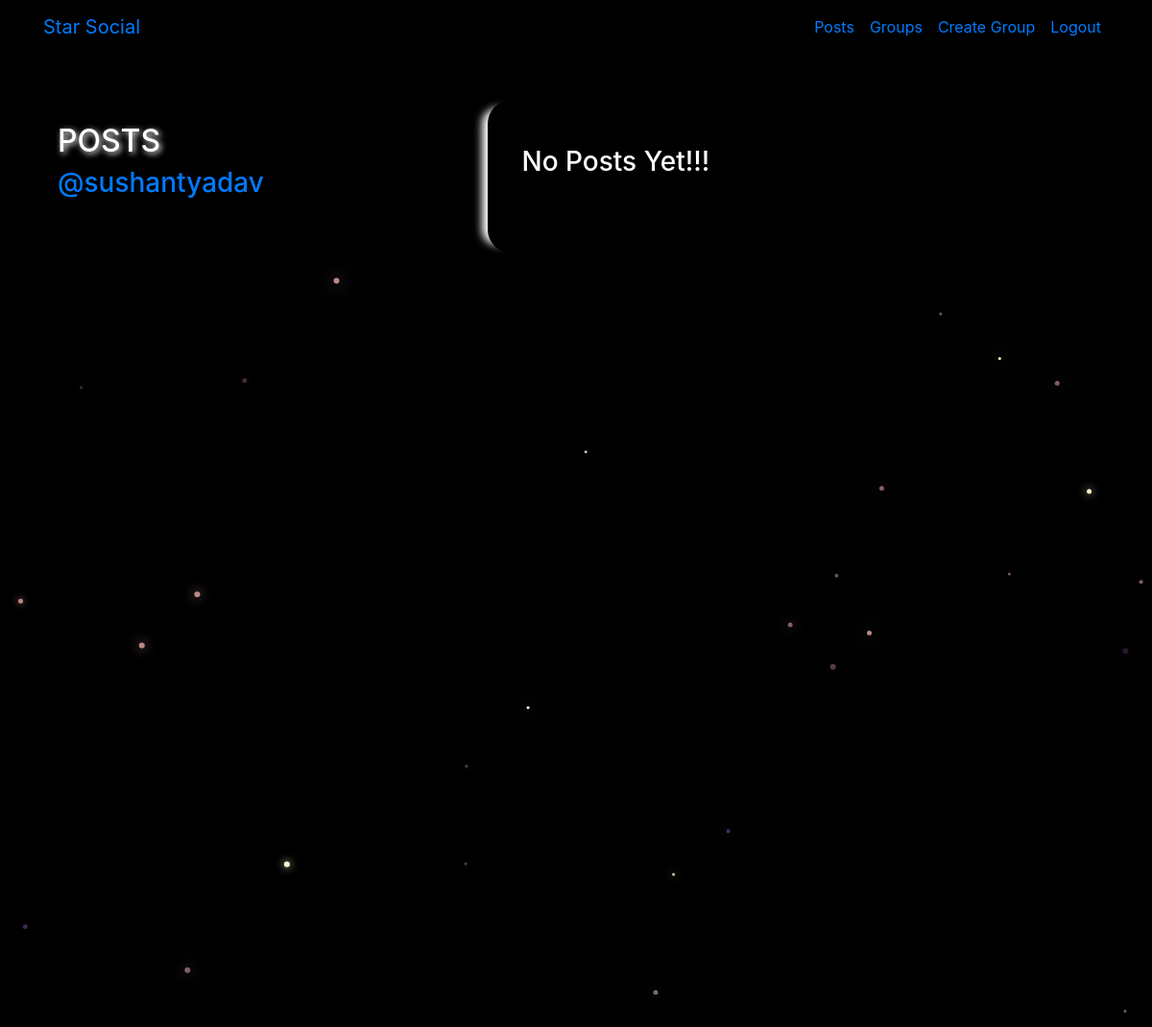
Before: /starSocial/posts/by/sushantyadav/ (signed in) with the older database file.
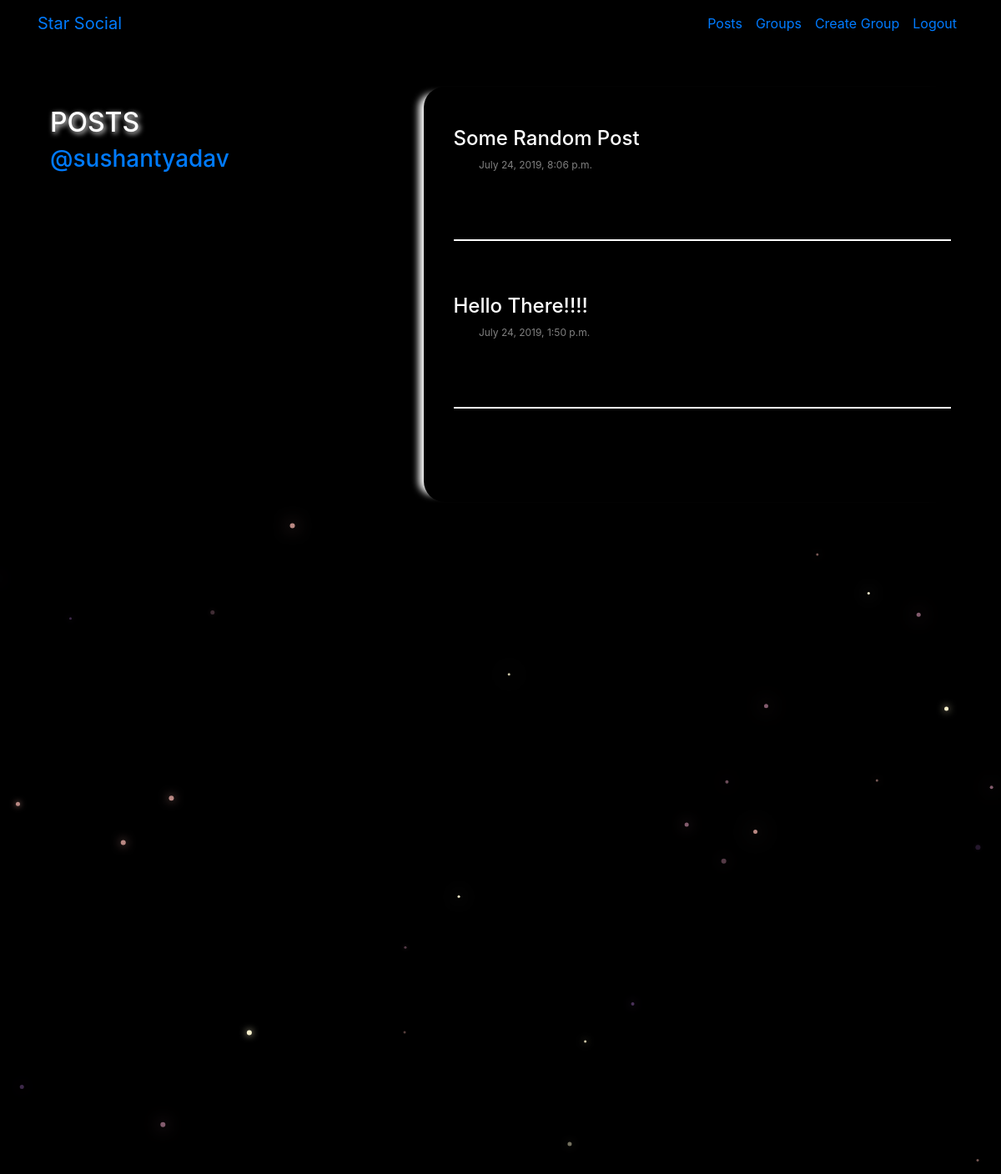
After: the same page with the newer database file.
### posts/models.py (models this page shows, shortened)
class Post(models.Model):
    publisher = models.ForeignKey(User, on_delete=models.CASCADE, related_name='postPublisher')
    group = models.ForeignKey(Group, on_delete=models.SET_NULL, null=True, blank=True, related_name='groupPost')
    message = models.TextField()
    message_html = models.TextField()
    createdAt = models.DateTimeField(auto_now=True)
    class Meta:
        ordering = ['-createdAt']

### posts/views.py (the view)
# urls.py: path('by/<slug>/', views.listUserPost.as_view(), name='listUserPosts'),
class listUserPost(LoginRequiredMixin, generic.ListView):
    login_url = LOGIN_URL
    model = Post
    template_name = 'posts/list_post.html'
    def get_context_data(self, **kwargs):
        content = super().get_context_data(**kwargs)
        content['object_list'] = content['object_list'].filter(publisher=User.objects.get(username=self.kwargs.get('slug')))
        content['userProfileName'] = User.objects.get(username=self.kwargs.get('slug')).username
        return content

### posts/templates/posts/list_post.html (shortened to what this page needs)
<!DOCTYPE html>
{% extends 'posts/list_base.html' %}
  {% block list_desc %}
    {% if userProfileName %}
      <br>
      <h2 class="glow-head">POSTS</h2>
      <h3><a href="#">@{{ userProfileName }}</a></h3>
    {% endif %}
  {% endblock %}
  {% block list_content %}
    {% if object_list.count == 0 %}
      <h3>No Posts Yet!!!</h3>
    {% else %}
      <div class="row">
      {% for post in object_list %}
          <div class="col-lg-12">
            <h4>{{ post.message }}</h4>
            <p class="date">
              &nbsp&nbsp&nbsp&nbsp&nbsp&nbsp&nbsp&nbsp {{ post.createdAt }}</p>
            <br><br>
            <hr>
            <br><br>
          </div>
      {% endfor %}
    {% endif %}
    </div>
  {% endblock %}

Changed rows visible on the page:
added Post: message "Some Random Post", createdAt "July 24, 2019, 8:06 p.m."
added Post: message "Hello There!!!!", createdAt "July 24, 2019, 1:50 p.m."
Other visible differences:
text no longer shown: "No Posts Yet!!!"
